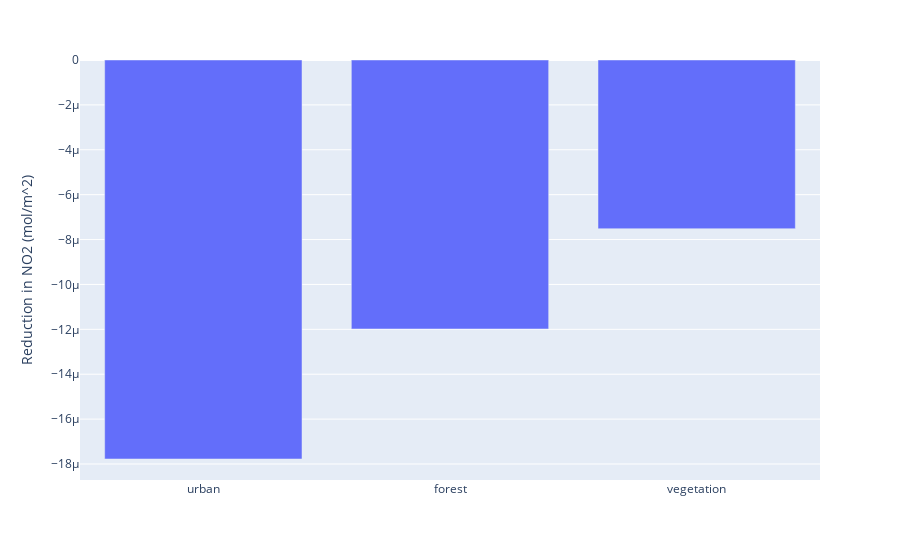

The notebook cell saved with this chart:
### Code cell
fig = px.bar(x=['urban', 'forest', 'vegetation'], y=[urban_NO2_diff, forest_NO2_diff, veg_NO2_diff])
fig.update_layout(xaxis_title='', yaxis_title='Reduction in NO2 (mol/m^2)')
fig.write_html('results/fig6.html')
fig.show()

### Figure 1 — Plotly figure (JSON) as saved in the notebook; plotly's stock layout.template omitted (floating-point values rounded to 4 significant figures)
{"data": [{"alignmentgroup": "True", "hovertemplate": "x=%{x}<br>y=%{y}<extra></extra>", "legendgroup": "", "marker": {"color": "#636efa", "pattern": {"shape": ""}}, "name": "", "offsetgroup": "", "orientation": "v", "showlegend": false, "textposition": "auto", "type": "bar", "x": ["urban", "forest", "vegetation"], "xaxis": "x", "y": [-1.778e-05, -1.198e-05, -7.516e-06], "yaxis": "y"}], "layout": {"barmode": "relative", "legend": {"tracegroupgap": 0}, "margin": {"t": 60}, "xaxis": {"anchor": "y", "domain": [0, 1], "title": {"text": ""}}, "yaxis": {"anchor": "x", "domain": [0, 1], "title": {"text": "Reduction in NO2 (mol/m^2)"}}}}
